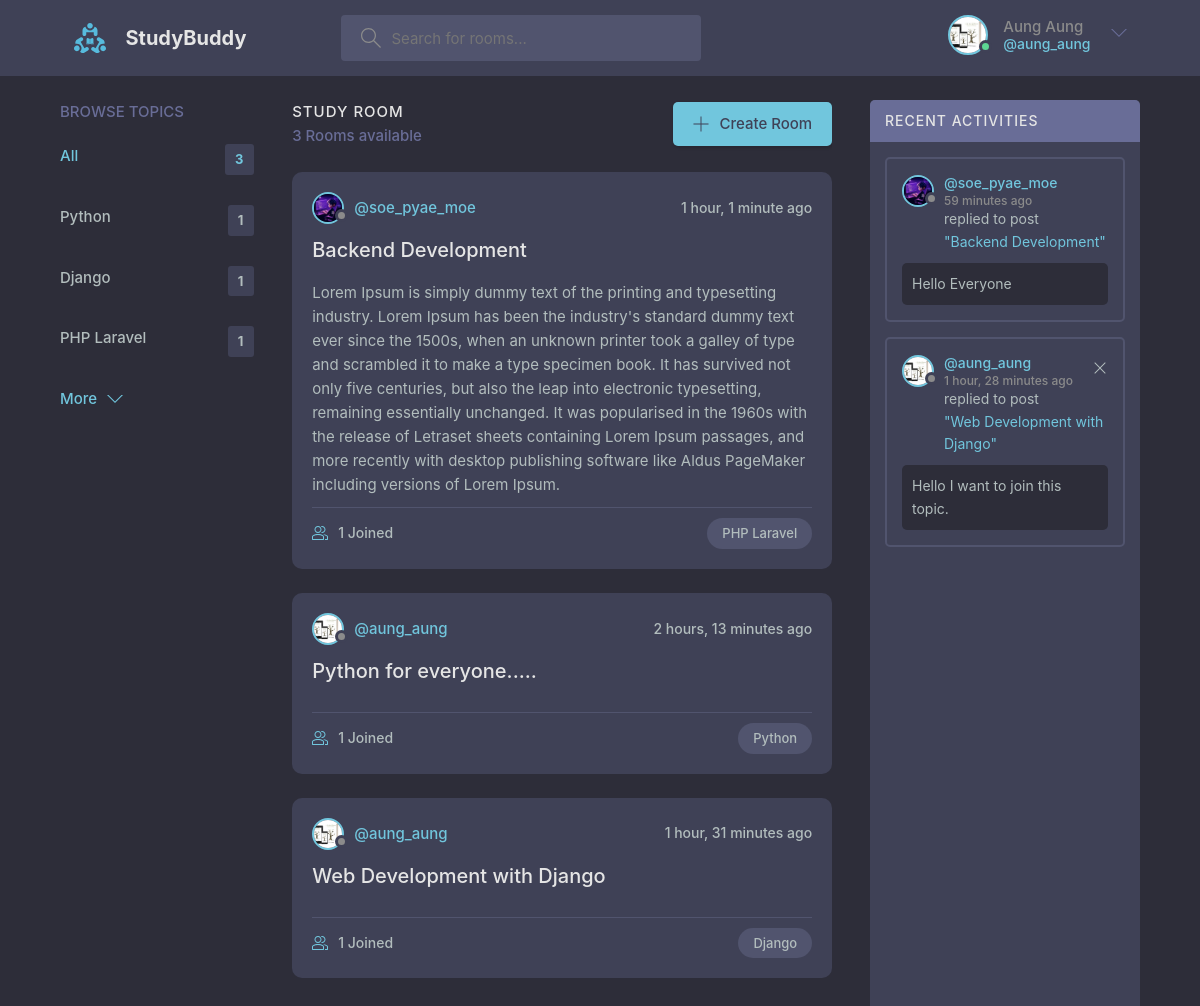
The app's page / (signed in) with its own data.
### base/models.py (models this page shows, shortened)
class User(AbstractUser):
    name = models.CharField(max_length=200, null=True, blank=True)
    email = models.EmailField(unique=True,null=True, blank=True)
    image = models.ImageField(null=True, blank=True, default='avatar.svg')
    about = models.TextField(null=True, blank=True)
    USERNAME_FIELD = 'email'
    REQUIRED_FIELDS = ['']

class Topic(models.Model):
    name = models.CharField(max_length=200)
    def __str__(self):
        return self.name

class Room(models.Model):
    topic = models.ForeignKey(Topic, null=True, on_delete=models.SET_NULL)
    host = models.ForeignKey(User, null=True, on_delete=models.SET_NULL)
    name = models.CharField(max_length=200)
    description = models.TextField(null=True, blank=True)
    participants = models.ManyToManyField(User, blank=True, related_name='participants')
    updated = models.DateTimeField(auto_now=True)
    created = models.DateTimeField(auto_now_add=True)
    class Meta:
        ordering = ['-updated', '-created']

class Message(models.Model):
    user = models.ForeignKey(User, on_delete=models.CASCADE)
    room = models.ForeignKey(Room, on_delete=models.CASCADE)
    body = models.TextField()
    updated = models.DateTimeField(auto_now=True)
    created = models.DateTimeField(auto_now_add=True)
    class Meta:
        ordering = ['-updated', '-created']

### base/views.py (the view)
# urls.py: path('', views.home, name='home'),
@login_required(login_url='login')
def home(request):
    topics = Topic.objects.all()[0:5]
    query = request.GET.get('q') if request.GET.get('q') is not None else ''
    total_rooms = Room.objects.all().count()
    rooms = Room.objects.filter(
        Q(topic__name__icontains = query) |
        Q(host__username__icontains = query) |
        Q(name__icontains = query) |
        Q(description__icontains = query)
    )
    try:
        room_messages = Message.objects.filter(Q(room__topic__name__icontains = query))[0:5]
    except:
        room_messages = []
    context = {
        'rooms': rooms,
        'total_rooms': total_rooms,
        'topics': topics,
        'room_messages': room_messages,
    }
    return render(request, 'base/home.html', context)

### base/templates/base/home.html
{% extends 'main.html' %}
{% block content %}
<main class="layout layout--3">
  <div class="container">
    {% include 'base/topic_component.html' %}
    {% include 'base/feed_component.html' %}
    {% include 'base/activity_component.html' %}
  </div>
</main>
{% endblock%}

### templates/navbar.html (shortened to what this page needs)
{% load static %}
<header class="header header--loggedIn">
    <div class="container">
        <a href="/" class="header__logo">
            <img src="{% static 'images/logo.svg' %}" />
            <h1>StudyBuddy</h1>
        </a>
        <form class="header__search" action="" method="get">
            <label>
                <input placeholder="Search for rooms..." name="q" />
            </label>
        </form>
        <nav class="header__menu">
            {% if request.user.is_authenticated %}
            <div class="header__user">
                <a href="{% url 'user-profile' request.user.id %}">
                    <div class="avatar avatar--medium active">
                        <img src="{{ request.user.image.url }}" />
                    </div>
                    <p>{{ request.user.name }} <span>@{{ request.user.username }}</span></p>
                </a>
                <button class="dropdown-button">
                    <svg version="1.1" xmlns="http://www.w3.org/2000/svg" width="32" height="32" viewBox="0 0 32 32">
                        <title>chevron-down</title>
                        <path d="M16 21l-13-13h-3l16 16 16-16h-3l-13 13z"></path>
                    </svg>
                </button>
            </div>
            {% endif %}
        </nav>
    </div>
</header>

### base/templates/base/topic_component.html
<div class="topics scroll">
    <div class="topics__header">
        <h2>Browse Topics</h2>
    </div>
    <ul class="topics__list">
        <li>
            <a href="?q=" class="active">All <span>{{ total_rooms }}</span></a>
        </li>
        {% for topic in topics %}
        <li>
            <a href="?q={{ topic.name }}">{{ topic.name }}
                <span>{{ topic.room_set.all.count }}</span>
            </a>
        </li>
        {% endfor %}
    </ul>
    <a class="btn btn--link" href="{% url 'm_topics' %}">
        More
        <svg version="1.1" xmlns="http://www.w3.org/2000/svg" width="32" height="32" viewBox="0 0 32 32">
            <title>chevron-down</title>
            <path d="M16 21l-13-13h-3l16 16 16-16h-3l-13 13z"></path>
        </svg>
    </a>
</div>

### base/templates/base/feed_component.html (shortened to what this page needs)
<div class="roomList scroll">
    <div class="roomList__header">
        <div>
            <h2>Study Room</h2>
            <p>{{ rooms.count }} Rooms available</p>
        </div>
        <a class="btn btn--main" href="{% url 'create-room' %}">
            <svg version="1.1" xmlns="http://www.w3.org/2000/svg" width="32" height="32" viewBox="0 0 32 32">
                <title>add</title>
                <path
                    d="M16.943 0.943h-1.885v14.115h-14.115v1.885h14.115v14.115h1.885v-14.115h14.115v-1.885h-14.115v-14.115z">
                </path>
            </svg>
            Create Room
        </a>
    </div>
    {% for room in rooms %}
    <div class="roomListRoom">
        <div class="roomListRoom__header">
            <a href="{% url 'user-profile' room.host.id %}" class="roomListRoom__author">
                <div class="avatar avatar--small">
                    <img src="{{ room.host.image.url }}" />
                </div>
                <span>@{{ room.host.username }}</span>
            </a>
            <div class="roomListRoom__actions">
                <span>{{ room.created|timesince }} ago</span>
            </div>
        </div>
        <div class="roomListRoom__content">
            <a href="{% url 'room' room.id %}">{{ room.name }}</a>
            <p>{{ room.description }}</p>
        </div>
        <div class="roomListRoom__meta">
            <a href="{% url 'room' room.id %}" class="roomListRoom__joined">
                {{ room.participants.all.count }} Joined
            </a>
            <p class="roomListRoom__topic">{{ room.topic }}</p>
        </div>
    </div>
    {% endfor %}
</div>

### base/templates/base/activity_component.html
<div class="activities scroll">
    <div class="activities__header">
        <h2>Recent Activities</h2>
    </div>
    {% for message in room_messages %}
    <div class="activities__box">
        <div class="activities__boxHeader roomListRoom__header">
            <a href="{% url 'user-profile' message.user.id %}" class="roomListRoom__author">
                <div class="avatar avatar--small">
                    <img src="{{ message.user.image.url }}" />
                </div>
                <p>
                    @{{ message.user.username }}
                    <span>{{ message.created|timesince }} ago</span>
                </p>
            </a>
            <div class="roomListRoom__actions">
                {% if message.user == request.user %}
                <a href="{% url 'delete-message' message.id %}">
                    <svg version="1.1" xmlns="http://www.w3.org/2000/svg" width="32" height="32" viewBox="0 0 32 32">
                        <title>remove</title>
                        <path
                            d="M27.314 6.019l-1.333-1.333-9.98 9.981-9.981-9.981-1.333 1.333 9.981 9.981-9.981 9.98 1.333 1.333 9.981-9.98 9.98 9.98 1.333-1.333-9.98-9.98 9.98-9.981z">
                        </path>
                    </svg>
                </a>
                {% endif %}
            </div>
        </div>
        <div class="activities__boxContent">
            <p>replied to post <a href="{% url 'room' message.room.id %}">"{{ message.room.name }}"</a></p>
            <div class="activities__boxRoomContent">
                {{ message.body }}
            </div>
        </div>
    </div>
    {% endfor %}
</div>

### records on screen
User: user.image (picture), user.name "Aung Aung", user.username "aung_aung"
Topic: name "Python", room_set.all.count "1"
Topic: name "Django", room_set.all.count "1"
Topic: name "PHP Laravel", room_set.all.count "1"
Room: host.image (picture), host.username "soe_pyae_moe", created "1 hour, 1 minute", name "Backend Development", description "Lorem Ipsum is simply dummy text of the printing and typesetting industry. Lorem Ipsum has been the industry's standard dummy text ever since the 1500s, when an unknown printer took a galley of type and scrambled it to make a type specimen book. It has survived not only five centuries, but also the leap into electronic typesetting, remaining essentially unchanged. It was popularised in the 1960s with the release of Letraset sheets containing Lorem Ipsum passages, and more recently with desktop publishing software like Aldus PageMaker including versions of Lorem Ipsum.", participants.all.count "1", topic "PHP Laravel"
Room: host.image (picture), host.username "aung_aung", created "2 hours, 13 minutes", name "Python for everyone.....", participants.all.count "1", topic "Python"
Room: host.image (picture), host.username "aung_aung", created "1 hour, 31 minutes", name "Web Development with Django", participants.all.count "1", topic "Django"
Message: user.image (picture), user.username "soe_pyae_moe", created "59 minutes", room.name "Backend Development", body "Hello Everyone"
Message: user.image (picture), user.username "aung_aung", created "1 hour, 28 minutes", room.name "Web Development with Django", body "Hello I want to join this topic."

### other values on screen
{{ total_rooms }} "3"
{{ rooms.count }} "3"
